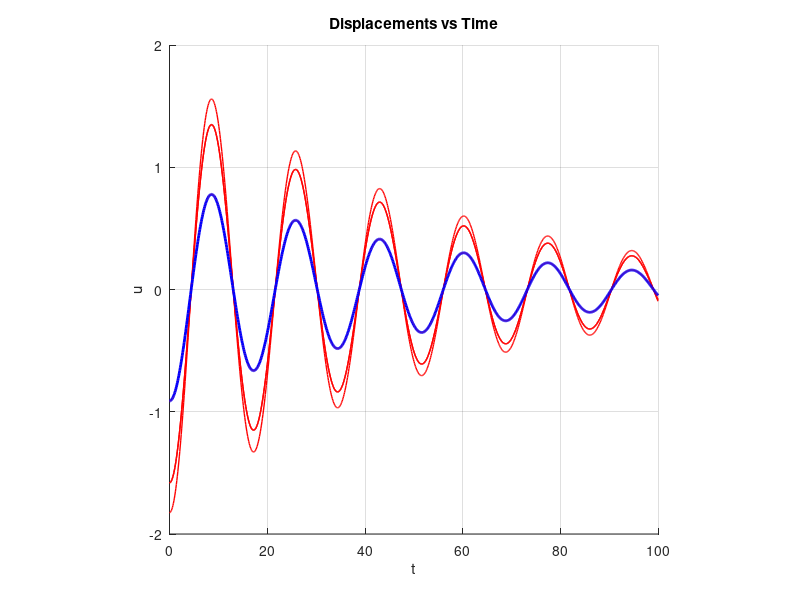
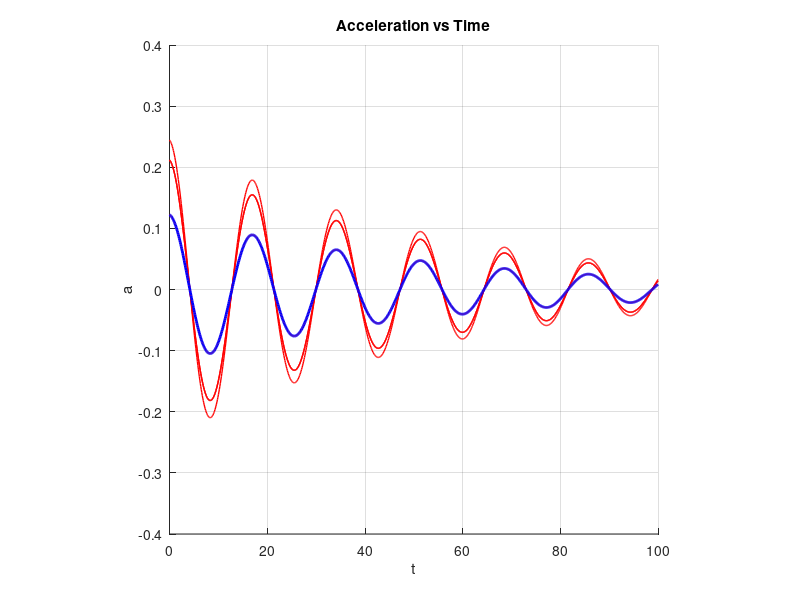

Recreate these plots in MATLAB, in order.
%   *--------------------------------------------------------------*
%   |  N DOF Vibration Problem.                                    |  
%   |    This program computes the motion of an N-DOF spring       |
%   |    mass system. The goal of this code are as follows:        |
%   |      1. NDOF shear building geometry                         |
%   |      2. Elasto-plastic elements                              |                                                  
%   |      3. Modal linear damping model                           |                                                  
%   |      4. Free vibration in natural modes                      |                                                  
%   |      5. Forced sinusoidal excitation at any story level      |                                                  
%   |      6. (Fake) Earthquake ground motion excitation           |                                                  
%   *--------------------------------------------------------------*

      clear; clc;
      
%.... Print Banner
      fprintf('%s\n','*----------------------------------------------*')
      fprintf('%s\n','|                 N-DOF Strutural Vibration    |')
      fprintf('%s\n','|                           Michael Justice    |')
      fprintf('%s\n','|                                  (Bridge)    |')
      fprintf('%s\n','|                                              |')
      fprintf('%s\n','|              Original Version: 03.11.2013    |')
      fprintf('%s\n','|                 Latest Update: 02.25.2015    |')
      fprintf('%s\n','*----------------------------------------------*')
      
%---- INPUT PROBLEM DATA ------------------------------------------------*
      nbodies = 5;                % number of masses in system
%---- Start and end times for anaysis -----------------------------------*      
      to = 0.0;                   % Initial time (usu. zero)
      tf = 100.0;                 % Final time
      t = to;                      
      plotmax = 10;               % max and min x value for plot range
%---- Mass, stiffness, damping, length multipliers ----------------------*
      Mo = 10.0;                  % Mass scaling value
      Ko = 5.0;                   % Stiffness scaling value
      Xi = 0.05;                  % Damping ratio scaling value
      So = 1.2;                   % Yield scaling value
      Lo = 1.0;                   % basic length of springs (usually 1)
%---- Forcing function parameters ---------------------------------------*      
      Fo1 = 0;                    % Constant forcing function
      Fo2 = 0;                    % Amplitude of forcing function
      Fwo = 0.333;                % Frequency of forcing function
      FDOF = 5;                   % DOF to put forcing function
      FDOF = min(FDOF, nbodies);  % reset value if greater than nbodies
%---- Initial displacement and velocity multipliers ---------------------*
      Xo = 1.0;                   % Initial displacement scale
      Vo = 0.0;                   % Initial velocity scale
      mode = 1;                   % 1 < mode < nbodies
%---- Fake Earthquake motion --------------------------------------------*
      E00 = 0.1;                  % Damping factor for Eq acceleration
      E01 = 0.15;                 % Damping factor for Eq acceleration
      E11 = 0.05;                 % Amplitude for component 1
      E21 = 0.1;                  % Amplitude for component 2
      E31 = 0.2;                  % Amplitude for component 3
      E41 = 0.1;                  % Amplitude for component 4
      E12 = 1.0;                  % Frequency for component 1
      E22 = 3.0;                  % Frequency for component 2
      E32 = 7.0;                  % Frequency for component 3
      E42 = 15.0;                 % Frequency for component 4
      EVo = -0.00141;                 % Initial ground velocity
      tD  = 50;                   % Duration of earthquake
      earthquake = 0;             % =1 create earthquake force
%------------------------------------------------------------------------*

%.... Set which figures to do (1=yes, 0=no)      
      dofig1 = 1;                 % N displacements vs. time
      dofig2 = 0;                 % N velocities vs. time 
      dofig3 = 1;                 % N accelerations vs. time
      dofig4 = 0;                 % static animation in 3D (time is 3rd D)
      dofig5 = 1;                 % animation of motion
        replay =0;                % =1 query to replay movie
        makemovie = 0;            % write Npend.avi file for movie 
      dofig6 = 0;                 % plot ground acceleration  
      dofig7 = 0;                 % slectively plot mode shapes  
      dofig8 = 0;                 % plot ground displacement  
      dofig9 = 0;                 % plot force vs. displacement  
      
%.... Numerical analysis parameters
      dt     = 0.01;              % analysis time step
      beta   = 0.5;               % Numark Method parameter
      eta    = dt^2*(1/2 - beta); % time integration parameter
      gamma   = 0.25;             % Numark Method parameter
      zeta   = dt*(1 - gamma);    % time integration parameter        
      nsteps = ceil((tf-to)/dt);  % number of time steps in analysis
      tf     = nsteps*dt;         % adjust final time to discrete times
      tol    = 10e-8;             % Newton iteration tolerance
      itmax  = 10;                % maximum allowable Newton iterations      
      
%.... Initialize properties to constant arrays
      model = 0;                  % =1 For model 
      mass  = Mo*ones(nbodies,1); % story mass       
      stiff = Ko*ones(nbodies+1,1); % story (or spring) stiffness
      damp  = Xi*ones(nbodies,1); % modal damping
      xo    = Xo*ones(nbodies,1); % initial displacement
      vo    = Vo*ones(nbodies,1); % initial velocity
      Si    = So*ones(nbodies,1); % yeild
      Eqxold = 0;
      Eqvold = EVo;
      
%.... Establish the form of the applied force for the sinusoidal force at
%     a certain level of the structure.  
      force = zeros(nbodies,1);
      force = Fo1 + Fo2*sin(Fwo*t)*ones(nbodies,1);
      
%.... Compute the distribution of properties according to model
%     You may want to provide a better description of the distribution
%     of the properties. Put your modeling code here.
      if model == 1;   
        for  i = 1:nbodies
             mass(i) = Mo/(i);
             force(i) = Fo1*((i)+(i-1)*0.1);
        end
        for i = 1:nbodies+1
             stiff(i) = Ko/(i);
        end
      end
%.... Lay out the initial (vertical) positions of each mass for the 
%     purposes of plotting the structure.
      xpo = Lo*ones(nbodies,1);
      for i=2:nbodies
        xpo(i) = xpo(i-1) + Lo;   % initial positions
      end
      
%.... Compute elastic stiffness matrix. The elastic stiffness is needed
%     to initialize the properties for the computation of the initial 
%     accelerations and to solve the eigenvalue problem to get the mode
%     shapes and frequencies. These can be used to compute the damping
%     matrix. It is a good idea to initialize arrays with the "zeros" 
%     command so that MATLAB does not think you are changing the size.
      K = zeros(nbodies,nbodies); 
      
%.... For the diagonals...
      for i = 1:nbodies
         for j = 1:nbodies
            if i == j 
               K(i,j) = stiff(i) + stiff(i+1);
            end      
         end
      end
 
 %.... For the off diagonals...
      for i = 1:nbodies
         for j = 1:nbodies
            if i == (j - 1)
               K(i,j) = -stiff(j);
            elseif i == (j + 1)
               K(i,j) = -stiff(i);
            end
         end
      end
 
%.... Compute the mass matrix. Same as above for K, except for mass
      M = zeros(nbodies,nbodies);     
      M = diag(mass);
            
%.... Establish the shape of the earthquake equivalent force vector      
      forceq = zeros(nbodies,1);
      if (earthquake==1)
          forceq = ones(nbodies,1);
          forceq = -M*forceq;
      end
    
%.... Compute natrual frequencies and mode shapes. Note that "freq" and 
%     "period" are output quantities when inputs are echoed.
      freq = zeros(nbodies,1);
      period = zeros(nbodies,1);
      [V,D] = eig(K,M);

      Freq = sqrt(D)/(2*pi);
      freq = diag(Freq);
      period = freq.^(-1);
%.... Compute the damping matrix from a modal definition of the damping
%     matrix (you could alternatively do Rayleigh damping here).
      C = zeros(nbodies,nbodies);     
      CC = zeros(nbodies,nbodies);
      
      for i = 1:nbodies
          for j = 1:nbodies
              if i == j
                  CC(i,j) = 2*damp(i)*sqrt(D(i,j));
              end % end if i == j
          end % end for j
      end % end for i
      
      C = M*V*CC*V'*M;
      
%.... Set initial displacement to Mode. Here you might want to provide the
%     ability to specify the initial displacement to be proportional to 
%     one of the mode shapes. The mode shapes are scaled by MATLAB to have
%     unit modal mass.
      if mode < nbodies+1 && mode >= 1
          xo = Mo*V(:,mode);
      end
      
%.... Initialize position, velocity, and acceleration
      xold = xo;
      vold = vo;      

%.... Set up a history array to save results ever once in a while
%     This part is simply to avoid plotting every point that we compute
%     It does not take that many points to give a nice representative 
%     response curve. We need to compute more points to get accuracy in
%     the solution. 
      hd1 = 1; hd2 = hd1+2;                    % space t,its,err
      hs1 = hd2+1; hs2 = hs1 + 3*nbodies - 1;  % space for x,v,a
      hp1 = hs2+1; hp2 = hp1 +   nbodies + 1;  % space for position, EQ
      hp3 = hp2+1; hp4 = hp3 + 3*nbodies - 1;  % space for di, Ni, up, yield
      nitems  = hp4;              % number of items stored in 'history'
      nreport = 1000;             % maximum number of steps reported
      nreport = min(nreport,nsteps);
      noutput = ceil(nsteps/nreport);
      history = zeros(nreport,nitems);        

%.... Echo input values to screen
      fprintf('\r\r%s\n',   '   INTEGRATION OF EQUATIONS      ')
      fprintf('%s%8.3f\n',  '   Initial time (to)             ',to)
      fprintf('%s%8.3f\n',  '   Final time (tf)               ',tf)
      fprintf('%s%8.3f\n',  '   Time increment (dt)           ',dt)
      fprintf('%s%8.3f\n',  '   Numerical integration (beta)  ',beta)
      fprintf('%s%8i\n',    '   Number of time steps          ',nsteps)
      fprintf('%s%8i\n',    '   Number of steps to report     ',nreport)

      fprintf('\r\r%s\n',   '   PHYSICAL PROPERTIES/INITIAL COND.')
      fprintf('%s%8i\n',    '   Number of masses  :     ',nbodies)
      %fprintf('%s%8.3f\n',  '   Frequency ratio   :     ',fratio)
      fprintf('\r%s'     ,  '    DOF     Mass    Stiff    Force      x-o')
      fprintf('%s\n'     ,  '      v-o  |  Damp     Freq   Period')

      for i=1:nbodies
        fprintf('%7i%9.3f%9.3f%9.3f',i, mass(i), stiff(i),force(i))
        fprintf('%9.3f%9.3f%9.3f',   xo(i), vo(i), damp(i))
        fprintf('%9.3f%9.3f\n',      freq(i), period(i))
      end    
      
%.... Set up initial parameters for first time step      
      its = 0; err = 1.0;
      out  = 0; iout  = 0;
      
%.... Compute strain and force due to initial conditions.     
      
%.... Compute initial acceleration from the equation of motion. Also 
      aold = (M)\(force - (K*xo + C*vo)); % Linear case
      
%     Compute the initial acceleration for integrating the earthquake
%     ground motion
      %aold = M\(g + Ft*force -Eq*forceq  - C*vo);   
      %Eqaold = Eq;

%.... Compute motion by numerical integration
      for isteps=1:nsteps
          
%....... Write the values out to history, if appropriate
         if (out==0)
            iout = iout + 1;  
            history(iout,1:3) = [t,its,err];
            history(iout,hs1:hs2) = [xold',vold',aold']; 
            Eqo = Eqxold;
            x = Eqo*ones(nbodies,1) + xold;
            %history(iout,hp1:hp2) = [x',Eq,Eqo];
            %history(iout,hp3:hp4) = [di',Ni',up',yield'];
            out = noutput;
         end
         out = out - 1;

%....... Compute the values for the next time step 
         t = t + dt; err = 1; its = 0;
         bn  = xold + dt*vold + beta*dt^2*aold;
         cn  = vold + dt*gamma*aold;
         if Fo1 == 0
            forcenew = Fo2*sin(Fwo*t)*ones(nbodies,1);
         else
            forcenew  = Fo1 + Fo2*sin(Fwo*t)*force; 
         end
         
         anew = (M + eta*K + zeta*C)\(forcenew - (K*bn + C*cn));
         
%....... Newton iteration to determine y (the acceleration at n+1)
        if (earthquake==1)
           Eq = (E00*t*exp(-E01*t))*(E11*sin(E12*t)+ E21*sin(E22*t)...
                                   + E31*sin(E32*t)+ E41*sin(E42*t));
         end
         
%....... Newton loop to find new accleleration from EOM         
         %while (err > tol) && (its < itmax)
           %xnew  = bn + zeta*anew;
           %vnew  = cn +  eta*anew;

%......... Compute strain and force due to initial conditions      
      
%......... Compute the force and stiffness in each member
  
%......... Compute the residual and tangent  

%......... Compute tangent stiffness matrix  

%......... Compute new acceleration

         %end % while
          
%....... Compute velocity and displacement by numerical integration (Newm) 
         %Eqvnew = Eqvold + dt*(gamma*Eqaold + (1 - gamma)*Eqanew);
        % Eqxnew = Eqxold + dt*Eqvold + dt^2*(beta*Eqaold + (1/2 - beta)...
            % *Eqanew)
         vnew = vold + dt*(gamma*aold + (1 - gamma)*anew);
         xnew = xold + dt*vold + dt^2*(beta*aold + (1/2 - beta)*anew);
         
%....... Update state for next iteration   
        % Eqaold = Eqanew;
        % Eqvold = Eqvnew;
        % Eqxold = Eqxnew;
         aold = anew;
         vold = vnew;
         xold = xnew;  
%....... If yielding occured (or continued) move the permanent set         
          
      end % loop over time steps

%.... GRAPHICAL OUTPUT OF RESULTS      
      zbeg = 4; zend = zbeg + nbodies -1;
      xminv = min(history(:,zbeg:zend)); xmaxv = max(history(:,zbeg:zend));
      xmin = min(xminv); xmax = max(xmaxv);
      xmin = -plotmax; xmax = plotmax;
      ymin = 0; ymax = (nbodies+1)*Lo;
      pthick = ones(nbodies,1);            % thickness for trail
      for i=1:nbodies-1
          pcolor(i) = 'r';                 % color for trail
      end
      pcolor(nbodies) = 'b';               % color for trail
      pthick(nbodies)  = 2;                % thickness for trail
      marker = floor(3 + 30/nbodies);      % marker size for hinges
   
%.... Diaplacements vs. time
      if (dofig1==1) 
        fig1 = figure(1); clf; grid on; axis square; hold on;
        xlabel('t'); ylabel('u');title('Displacements vs Time');
        for i=1:nbodies
          ix = 3+i;
          p = plot(history(1:iout,1),history(1:iout,ix));
          set(p,'Color',pcolor(i),'LineWidth',pthick(i));
        end
      end
      
%.... Velocities vs. time
      if (dofig2==1) 
        fig2 = figure(2); clf; grid on; axis square; hold on;
        xlabel('t'); ylabel('v');title('Velocity vs Time');
        for i=1:nbodies
          ix = 3+nbodies+i;
          p = plot(history(1:iout,1),history(1:iout,ix));
          set(p,'Color',pcolor(i),'LineWidth',pthick(i));
        end
      end 
      
%.... Accelerations vs. time
      if (dofig3==1) 
        fig3 = figure(3); clf; grid on; axis square; hold on;
        xlabel('t'); ylabel('a');title('Acceleration vs Time');
        for i=1:nbodies
          ix = 3+2*nbodies+i;
          p = plot(history(1:iout,1),history(1:iout,ix));
          set(p,'Color',pcolor(i),'LineWidth',pthick(i));
        end
      end
      
%.... Plot trace of masses
      if (dofig4==1)
        fig4=figure(4); clf; 
        rect = get(fig4,'Position'); rect(1:2) = [0 0];
        grid on; axis square;
        xlabel('x'); ylabel('t'); title('Trace of masses');
        hold on;
        for i=1:nbodies
          p = plot(history(1:iout,hp1+i-1),history(1:iout,1));
          set(p,'Color',pcolor(i),'LineWidth',pthick(i));
        end
      end
      
%.... Ground accelerations vs. time
      if (dofig6==1) 
        fig6 = figure(6); clf; grid on; axis square; hold on;
        xlabel('t'); ylabel('ag');title('Ground Acceleration vs Time');
        p = plot(history(1:iout,1),history(1:iout,hp2-1));
        set(p,'Color',pcolor(i),'LineWidth',pthick(i));
      end   
      
%.... Ground displacement vs. time
      if (dofig8==1) 
        fig8 = figure(8); clf; grid on; axis square; hold on;
        xlabel('t'); ylabel('ug');title('Ground Displacement vs Time');
        p = plot(history(1:iout,1),history(1:iout,hp2));
        set(p,'Color',pcolor(i),'LineWidth',pthick(i));
      end   
      
%.... Plot force-displacement response  
      if (dofig9==1)
        fig9=figure(9); clf; grid on; axis square; hold on;
        xlabel('Displ'); ylabel('F'); title('Force vs. displacement');
        for i=1:nbodies
          ix = hp3 + i - 1; iy = ix + nbodies;
          p = plot(history(1:iout,ix),history(1:iout,iy));
          set(p,'Color','blue','LineWidth',1); 
        end
      end % dofig9      
      
%.... Plot 2D motion in space as a movie
      if (dofig5==1)
        fig5=figure(5);
        kframes = 3; kforget = 1; 
        numframes = floor(nreport/kframes);
        
        for k=1:numframes
          rect = get(fig5,'Position'); rect(1:2) = [0 0];
          grid on; axis ([xmin xmax ymin ymax]); axis square;
          xlabel('x'); ylabel('y'); title('Trajectory');
          hold on;
          
          kk = k - kforget; kk = (kk + abs(kk))/2;
          istart = 1 + kframes*kk; iend = min(kframes*k,iout);
          ix = hs1;
          xao = history(iend,hp2); yao = 0;
          
%........ Plot the elements red=yielded, blue=elastic
          for i=1:nbodies
            ix =hs1 + i - 1; 
            ip = hp3 + 2*nbodies + i - 1;
            upelem = history(iend,ip); lc = 'b';
            if (abs(upelem)>tol)
                lc = 'r';    
            end
            xa = history(iend:iend,ix); ya = i*Lo;
            lnx = [xao,xa]; lny = [yao,ya];
            p = plot(lnx,lny,'-','Color',lc,'Linewidth',2);
            xao = xa; yao = ya;
          end %  for i
            p = plot([xao,0],[yao,(nbodies+1)*Lo],'-','Color',lc,...
                'Linewidth',2);
%........ Plot the masses
          for i=1:nbodies
            ix =hs1 + i - 1; 
            xa = history(iend:iend,ix); ya = i*Lo;
            p = plot(xa,ya,'--rs','Color','b','Linewidth',2,...
                        'MarkerFaceColor','k',...
                        'MarkerEdgeColor','k',...
                        'MarkerSize',marker);
            xao = xa; yao = ya;
          end %  for i
                     
%........ Store frame for movie (set view point)        
          Mov(:,k) = getframe(fig5,rect);
          clf;
        end % for k

%...... Play (and record) movie with play speed factor faster that actual 
        
        clf; N=1; PlaySpeed = 2;
        FPS = ceil(PlaySpeed*numframes/tf);
        while (N~=0)
          movie(fig5,Mov, N,FPS,rect) 
           N = 0;
           if (replay==1)
             N = input('Replay times: ');
           end
        end
        if (makemovie==1)
          movie2avi(Mov,'NPend.avi','compression','None',...
                      'quality',100,'fps',FPS);   
        end
        
      end
  
      fprintf('\r%s\r',' Normal Termination of Program')
      
%.... End of program NBody